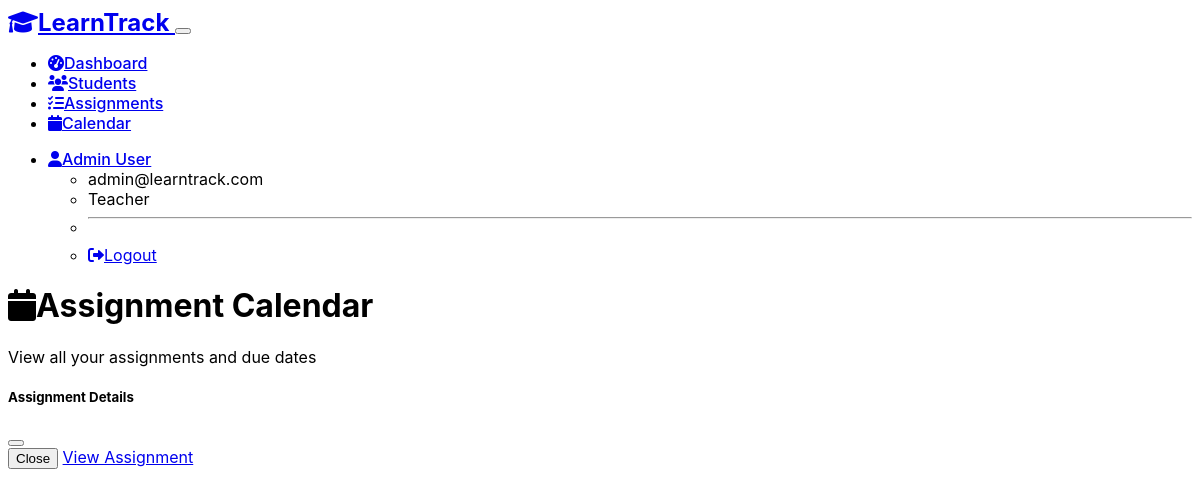
Page /calendar (signed in) on the committed database.
### models.py (models this page shows, shortened)
class User(UserMixin, db.Model):
    id = db.Column(db.Integer, primary_key=True)
    email = db.Column(db.String(120), unique=True, nullable=False)
    name = db.Column(db.String(100), nullable=False)
    role = db.Column(db.String(20), nullable=False)  # 'teacher' or 'student'
    password_hash = db.Column(db.String(256), nullable=False)
    created_at = db.Column(db.DateTime, default=datetime.utcnow)
    taught_classes = db.relationship('Class', backref='teacher', lazy=True, foreign_keys='Class.teacher_id')
    assignments_created = db.relationship('Assignment', backref='creator', lazy=True, foreign_keys='Assignment.teacher_id')
    submissions = db.relationship('Submission', backref='student', lazy=True, foreign_keys='Submission.student_id')
    enrollments = db.relationship('Enrollment', backref='student', lazy=True, foreign_keys='Enrollment.student_id')
    def is_teacher(self):
        return self.role == 'teacher'

### routes.py (the view)
@main_bp.route('/calendar')
@login_required
def calendar():
    return render_template('calendar.html')

### app.py (called while the page is built)
@login_manager.user_loader
def load_user(user_id):
    from models import User
    return User.query.get(int(user_id))

### templates/calendar.html (shortened to what this page needs)
{% extends "base.html" %}
{% block content %}
<div class="row mb-4">
    <div class="col">
        <h1><i class="fas fa-calendar me-2"></i>Assignment Calendar</h1>
        <p class="text-muted">View all your assignments and due dates</p>
    </div>
</div>
<div class="modal fade" id="eventModal" tabindex="-1">
    <div class="modal-dialog">
        <div class="modal-content">
            <div class="modal-header">
                <h5 class="modal-title" id="eventModalTitle">Assignment Details</h5>
                <button type="button" class="btn-close" data-bs-dismiss="modal"></button>
            </div>
            <div class="modal-footer">
                <button type="button" class="btn btn-secondary" data-bs-dismiss="modal">Close</button>
                <a href="#" id="eventActionBtn" class="btn btn-primary">View Assignment</a>
            </div>
        </div>
    </div>
</div>
{% endblock %}

### templates/base.html (shortened to what this page needs)
<!DOCTYPE html>
<html lang="en" data-bs-theme="dark">
<head>
    <link href="https://cdn.replit.com/agent/bootstrap-agent-dark-theme.min.css" rel="stylesheet">
    <link href="https://cdnjs.cloudflare.com/ajax/libs/font-awesome/6.0.0/css/all.min.css" rel="stylesheet">
    <link href='https://cdn.jsdelivr.net/npm/fullcalendar@6.1.8/index.global.min.css' rel='stylesheet'>
    <link href="{{ url_for('static', filename='css/style.css') }}" rel="stylesheet">
</head>
<body>
    <nav class="navbar navbar-expand-lg navbar-dark bg-dark">
        <div class="container">
            <a class="navbar-brand" href="{{ url_for('main.index') }}">
                <i class="fas fa-graduation-cap me-2"></i>LearnTrack
            </a>
            {% if current_user.is_authenticated %}
            <button class="navbar-toggler" type="button" data-bs-toggle="collapse" data-bs-target="#navbarNav">
            </button>
            <div class="collapse navbar-collapse" id="navbarNav">
                <ul class="navbar-nav me-auto">
                    {% if current_user.is_teacher() %}
                    <li class="nav-item">
                        <a class="nav-link" href="{{ url_for('teacher.dashboard') }}">
                            <i class="fas fa-tachometer-alt me-1"></i>Dashboard
                        </a>
                    </li>
                    <li class="nav-item">
                        <a class="nav-link" href="{{ url_for('teacher.students') }}">
                            <i class="fas fa-users me-1"></i>Students
                        </a>
                    </li>
                    <li class="nav-item">
                        <a class="nav-link" href="{{ url_for('teacher.assignments') }}">
                            <i class="fas fa-tasks me-1"></i>Assignments
                        </a>
                    </li>
                    {% endif %}
                    <li class="nav-item">
                        <a class="nav-link" href="{{ url_for('main.calendar') }}">
                            <i class="fas fa-calendar me-1"></i>Calendar
                        </a>
                    </li>
                </ul>
                <ul class="navbar-nav">
                    <li class="nav-item dropdown">
                        <a class="nav-link dropdown-toggle" href="#" role="button" data-bs-toggle="dropdown">
                            <i class="fas fa-user me-1"></i>{{ current_user.name }}
                        </a>
                        <ul class="dropdown-menu">
                            <li><span class="dropdown-item-text">{{ current_user.email }}</span></li>
                            <li><span class="dropdown-item-text text-muted">{{ current_user.role.title() }}</span></li>
                            <li><hr class="dropdown-divider"></li>
                            <li><a class="dropdown-item" href="{{ url_for('auth.logout') }}">
                                <i class="fas fa-sign-out-alt me-1"></i>Logout
                            </a></li>
                        </ul>
                    </li>
                </ul>
            </div>
            {% endif %}
        </div>
    </nav>
    <main class="container my-4">
        {% block content %}{% endblock %}
    </main>
</body>
</html>

### static/css/style.css (style rules this page uses)
body { font-family: -apple-system, BlinkMacSystemFont, 'Segoe UI', Roboto, sans-serif; }
.navbar-brand { font-weight: 700; font-size: 1.5rem; }
.nav-link { font-weight: 500; }

### rows in the picture
User: name "Admin User", email "admin@learntrack.com", role "Teacher"
